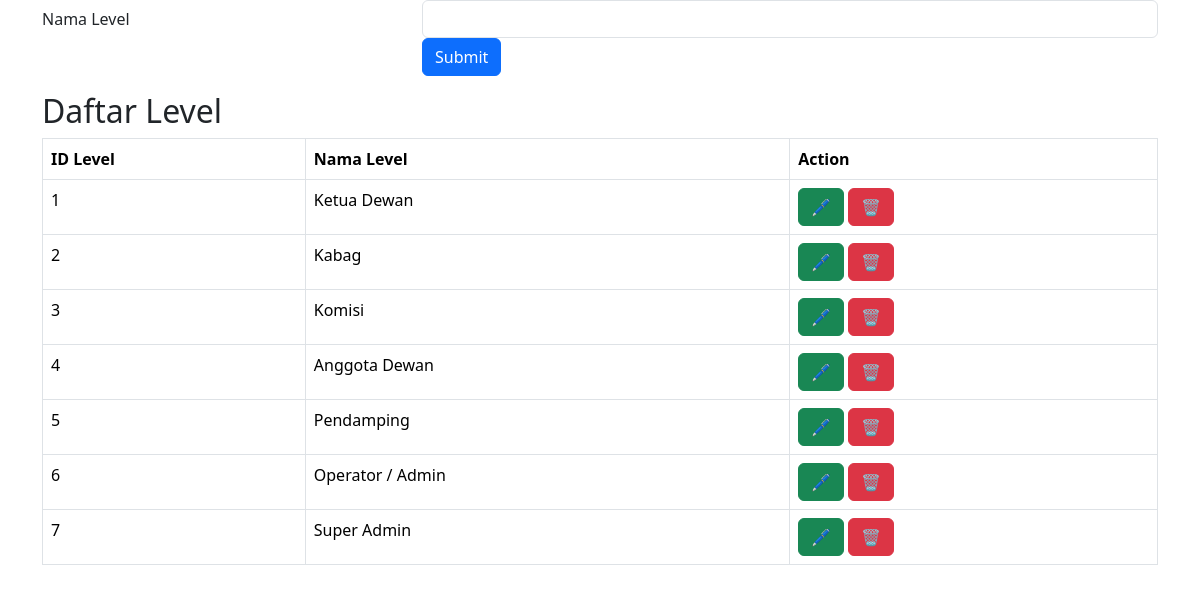
/formlevel.php, run on the app's committed database.
### tables this page shows
CREATE TABLE `level` (
  `idlevel` int(2) NOT NULL,
  `namalevel` varchar(30) NOT NULL
);

### formlevel.php (the view, shortened to what this page needs)
<!DOCTYPE html>
<html lang="en">
<head>
  <link href="https://cdn.jsdelivr.net/npm/bootstrap@5.3.2/dist/css/bootstrap.min.css" rel="stylesheet">
</head>
<body>
	<div class="container">
	<form method="post">
	  <div class="form-group row">
		<label for="namalevel" class="col-4 col-form-label">Nama Level</label>
		<div class="col-8">
		  <input id="namalevel" name="namalevel" type="text" class="form-control">
		</div>
	  </div>
	  <div class="form-group row">
		<div class="offset-4 col-8">
		  <button name="submit" type="submit" class="btn btn-primary">Submit</button>
		</div>
	  </div>
	</form>
	<?php
		include('koneksi.db.php');
	?>
	</div>
	<div class="container mt-3">
  <h2>Daftar Level</h2>
  <table class="table table-bordered">
    <thead>
      <tr>
        <th>ID Level</th>
        <th>Nama Level</th>
        <th>Action</th>
      </tr>
    </thead>
    <tbody>
	<?php
		$sql='SELECT `idlevel`, `namalevel` FROM `level`';
		$q=mysqli_query($koneksi,$sql);
		$r=mysqli_fetch_array($q);
		do {
	?>
      <tr>
        <td><?php echo $r['idlevel'];?></td>
        <td><?php echo $r['namalevel'];?></td>
        <td><a href="koreksilevel.php?idlevel=<?php echo $r['idlevel'];?>" target="frmmain" class="btn btn-success" title="Koreksi">🖊️</a>
		<a href="hapuslevel.php?idlevel=<?php echo $r['idlevel'];?>" target="frmmain" class="btn btn-danger" title="Hapus" onclick="return confirm('Apakah yakin ingin dihapus?')" >🗑️</a></td>
      </tr>
	  <?php
		} while ($r=mysqli_fetch_array($q));
	  ?>
    </tbody>
  </table>
</div>
</body>
</html>

### data on the page
level: idlevel "1", namalevel "Ketua Dewan"
level: idlevel "2", namalevel "Kabag"
level: idlevel "3", namalevel "Komisi"
level: idlevel "4", namalevel "Anggota Dewan"
level: idlevel "5", namalevel "Pendamping"
level: idlevel "6", namalevel "Operator / Admin"
level: idlevel "7", namalevel "Super Admin"
